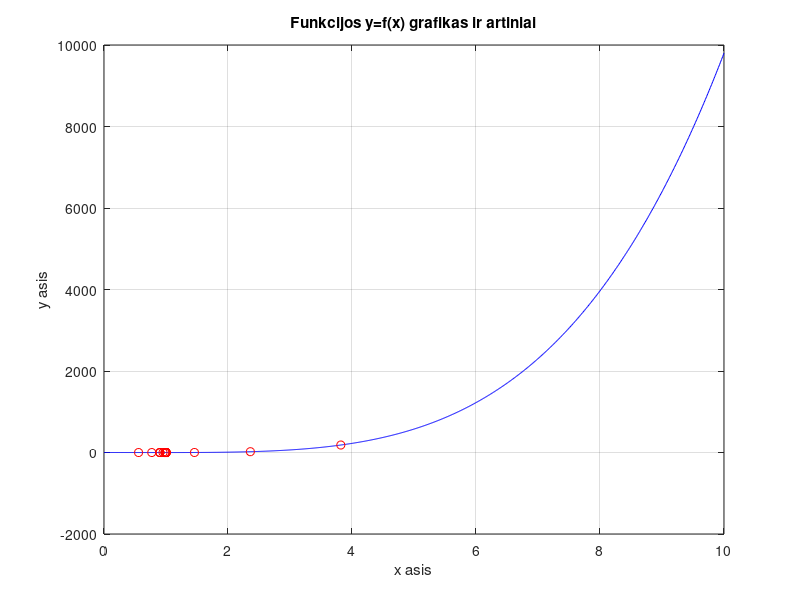

The MATLAB script that drew this image:
function Niutono
% Niutono metodu randamas funkcijos f(x) minimumas intervale [l,r].

f=@(x)(x.^2-1).^2-1;
l=0;   % apatinis intervalo rezis
r=10;  % desinysis intervalo rezis

epsilon=10^(-4); %tikslumas

k=1; %iteraciju skaitliukas
kmax=100; % maksimalus iteraciju skaitliukas

%Funkcijos grafiko y=f(x) braizymas
x=l:0.01:r;
y=f(x);
plot(x,y,'b');
grid on;
xlabel('x asis');
ylabel('y asis');
title(['Funkcijos y=f(x) grafikas ir artiniai']);


%Metodo realizavimas
%L=r-l;      %intervalo ilgis
%xm=(l+r)/2; %intervalo vidurio taskas
%ym=f(xm);

disp(['     xm        ym        k         funkc. kviet. sk']);

format short   % Jeigu noresi trumpesnio formato, uzkomentuok eilute :)

gR = (sqrt(5) - 1) / 2;

L = r-l;
x1 = r-gR*L;
y1 = f(x1);
x2 = l + gR*L;
y2 = f(x2);

while L>= epsilon
      disp([x1, y1, k, k+2]);
      hold on;
      plot(x1, y1, 'ro');
          
      
      if y2 < y1
          l = x1;
          L = r - l;
          x1 = x2;
          y1=y2;
          x2 = l + gR*L;
          y2 = f(x2);
      else
          r = x2;
          L = r - l;
          x2 = x1;
          y2=y1;
          x1 = r - gR*L;
          y1 = f(x1);
      end
            
           

      
          
          
      if k==kmax
          disp(['Pasiektas maksimalus iteraciju skaicius k=', num2str(kmax)]);
          break
      end   
      
      k=k+1;
      L=r-l;
end
end


    
    
     















